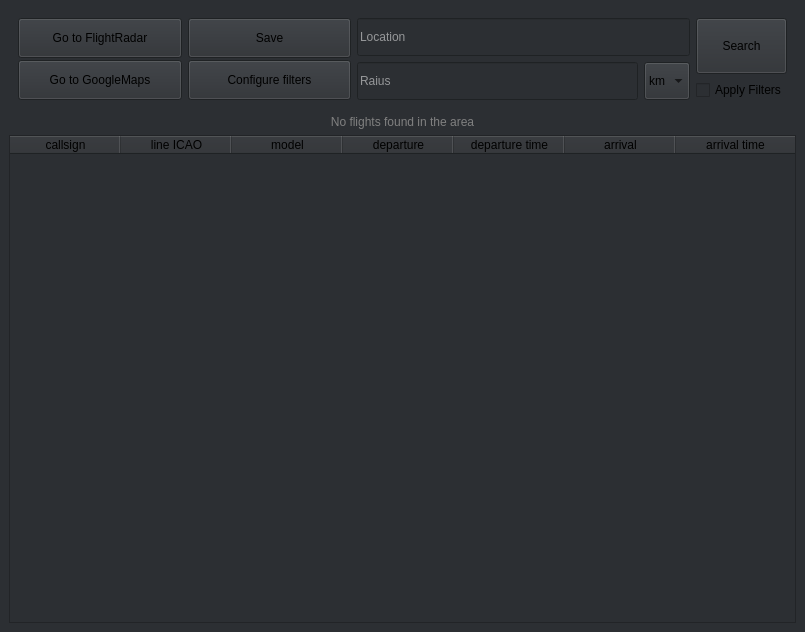
<?xml version="1.0" encoding="UTF-8"?>
<ui version="4.0">
 <class>MainWindow</class>
 <widget class="QMainWindow" name="MainWindow">
  <property name="windowModality">
   <enum>Qt::NonModal</enum>
  </property>
  <property name="enabled">
   <bool>true</bool>
  </property>
  <property name="geometry">
   <rect>
    <x>0</x>
    <y>0</y>
    <width>805</width>
    <height>632</height>
   </rect>
  </property>
  <property name="sizePolicy">
   <sizepolicy hsizetype="Expanding" vsizetype="Expanding">
    <horstretch>0</horstretch>
    <verstretch>0</verstretch>
   </sizepolicy>
  </property>
  <property name="windowTitle">
   <string>FlightsAround</string>
  </property>
  <property name="windowIcon">
   <iconset theme="weather-overcast">
    <normaloff>../../../../../../.designer/backup</normaloff>../../../../../../.designer/backup</iconset>
  </property>
  <property name="autoFillBackground">
   <bool>false</bool>
  </property>
  <property name="inputMethodHints">
   <set>Qt::ImhNone</set>
  </property>
  <widget class="QWidget" name="centralwidget">
   <property name="sizePolicy">
    <sizepolicy hsizetype="Expanding" vsizetype="Expanding">
     <horstretch>0</horstretch>
     <verstretch>0</verstretch>
    </sizepolicy>
   </property>
   <property name="styleSheet">
    <string notr="true">background-color: rgb(44, 47, 51);
font: 10pt &quot;System-ui&quot;;</string>
   </property>
   <layout class="QGridLayout" name="gridLayout">
    <item row="0" column="0">
     <widget class="QWidget" name="horizontalWidget_2" native="true">
      <property name="sizePolicy">
       <sizepolicy hsizetype="Expanding" vsizetype="Expanding">
        <horstretch>0</horstretch>
        <verstretch>0</verstretch>
       </sizepolicy>
      </property>
      <property name="maximumSize">
       <size>
        <width>1000</width>
        <height>100</height>
       </size>
      </property>
      <layout class="QHBoxLayout" name="horizontalLayout_3">
       <item>
        <layout class="QHBoxLayout" name="horizontalLayout_2">
         <item>
          <layout class="QVBoxLayout" name="verticalLayout">
           <property name="spacing">
            <number>2</number>
           </property>
           <item>
            <widget class="QPushButton" name="pushButton_flightRadar">
             <property name="sizePolicy">
              <sizepolicy hsizetype="Expanding" vsizetype="Expanding">
               <horstretch>0</horstretch>
               <verstretch>0</verstretch>
              </sizepolicy>
             </property>
             <property name="styleSheet">
              <string notr="true">font: 10pt &quot;System-ui&quot;;</string>
             </property>
             <property name="text">
              <string>Go to FlightRadar</string>
             </property>
            </widget>
           </item>
           <item>
            <widget class="QPushButton" name="pushButton_googleMaps">
             <property name="sizePolicy">
              <sizepolicy hsizetype="Expanding" vsizetype="Expanding">
               <horstretch>0</horstretch>
               <verstretch>0</verstretch>
              </sizepolicy>
             </property>
             <property name="styleSheet">
              <string notr="true">font: 10pt &quot;System-ui&quot;;</string>
             </property>
             <property name="text">
              <string>Go to GoogleMaps</string>
             </property>
            </widget>
           </item>
          </layout>
         </item>
         <item>
          <layout class="QVBoxLayout" name="verticalLayout_2">
           <property name="spacing">
            <number>2</number>
           </property>
           <item>
            <widget class="QPushButton" name="pushButton_save">
             <property name="sizePolicy">
              <sizepolicy hsizetype="Expanding" vsizetype="Expanding">
               <horstretch>0</horstretch>
               <verstretch>0</verstretch>
              </sizepolicy>
             </property>
             <property name="styleSheet">
              <string notr="true">font: 10pt &quot;System-ui&quot;;</string>
             </property>
             <property name="text">
              <string>Save</string>
             </property>
            </widget>
           </item>
           <item>
            <widget class="QPushButton" name="pushButton_configureFilters">
             <property name="sizePolicy">
              <sizepolicy hsizetype="Expanding" vsizetype="Expanding">
               <horstretch>0</horstretch>
               <verstretch>0</verstretch>
              </sizepolicy>
             </property>
             <property name="styleSheet">
              <string notr="true">font: 10pt &quot;System-ui&quot;;</string>
             </property>
             <property name="text">
              <string>Configure filters</string>
             </property>
            </widget>
           </item>
          </layout>
         </item>
        </layout>
       </item>
       <item>
        <layout class="QVBoxLayout" name="verticalLayout_3">
         <item>
          <widget class="QLineEdit" name="location_edit">
           <property name="sizePolicy">
            <sizepolicy hsizetype="Expanding" vsizetype="Expanding">
             <horstretch>0</horstretch>
             <verstretch>0</verstretch>
            </sizepolicy>
           </property>
           <property name="styleSheet">
            <string notr="true">font: 10pt &quot;System-ui&quot;;
color: white</string>
           </property>
           <property name="inputMethodHints">
            <set>Qt::ImhHiddenText</set>
           </property>
           <property name="placeholderText">
            <string>Location</string>
           </property>
          </widget>
         </item>
         <item>
          <layout class="QHBoxLayout" name="horizontalLayout_4">
           <item>
            <widget class="QLineEdit" name="radius_edit">
             <property name="sizePolicy">
              <sizepolicy hsizetype="Expanding" vsizetype="Expanding">
               <horstretch>0</horstretch>
               <verstretch>0</verstretch>
              </sizepolicy>
             </property>
             <property name="styleSheet">
              <string notr="true">font: 10pt &quot;System-ui&quot;;
color: white</string>
             </property>
             <property name="inputMethodHints">
              <set>Qt::ImhHiddenText</set>
             </property>
             <property name="placeholderText">
              <string>Raius</string>
             </property>
            </widget>
           </item>
           <item>
            <widget class="QComboBox" name="comboBox">
             <property name="sizePolicy">
              <sizepolicy hsizetype="Preferred" vsizetype="Expanding">
               <horstretch>0</horstretch>
               <verstretch>0</verstretch>
              </sizepolicy>
             </property>
             <item>
              <property name="text">
               <string>km</string>
              </property>
             </item>
             <item>
              <property name="text">
               <string>mi</string>
              </property>
             </item>
            </widget>
           </item>
          </layout>
         </item>
        </layout>
       </item>
       <item>
        <layout class="QVBoxLayout" name="verticalLayout_4">
         <item>
          <widget class="QPushButton" name="pushButton_search">
           <property name="sizePolicy">
            <sizepolicy hsizetype="Minimum" vsizetype="Expanding">
             <horstretch>0</horstretch>
             <verstretch>0</verstretch>
            </sizepolicy>
           </property>
           <property name="styleSheet">
            <string notr="true">font: 10pt &quot;System-ui&quot;;</string>
           </property>
           <property name="text">
            <string>Search</string>
           </property>
          </widget>
         </item>
         <item>
          <widget class="QCheckBox" name="checkBox_applyFilters">
           <property name="sizePolicy">
            <sizepolicy hsizetype="Minimum" vsizetype="Fixed">
             <horstretch>0</horstretch>
             <verstretch>0</verstretch>
            </sizepolicy>
           </property>
           <property name="styleSheet">
            <string notr="true">font: 10pt &quot;System-ui&quot;;</string>
           </property>
           <property name="text">
            <string>Apply Filters</string>
           </property>
          </widget>
         </item>
        </layout>
       </item>
      </layout>
     </widget>
    </item>
    <item row="1" column="0">
     <layout class="QVBoxLayout" name="verticalLayout_5">
      <item>
       <widget class="QLabel" name="label">
        <property name="styleSheet">
         <string notr="true">background-color: rgb(44, 47, 51);
font: 15pt &quot;System-ui&quot;;
color: gray;</string>
        </property>
        <property name="text">
         <string>No flights found in the area</string>
        </property>
        <property name="alignment">
         <set>Qt::AlignCenter</set>
        </property>
       </widget>
      </item>
      <item>
       <widget class="QTableWidget" name="flightsTable">
        <property name="showGrid">
         <bool>true</bool>
        </property>
        <attribute name="horizontalHeaderVisible">
         <bool>true</bool>
        </attribute>
        <attribute name="horizontalHeaderCascadingSectionResizes">
         <bool>true</bool>
        </attribute>
        <attribute name="horizontalHeaderDefaultSectionSize">
         <number>111</number>
        </attribute>
        <attribute name="horizontalHeaderShowSortIndicator" stdset="0">
         <bool>true</bool>
        </attribute>
        <attribute name="horizontalHeaderStretchLastSection">
         <bool>true</bool>
        </attribute>
        <column>
         <property name="text">
          <string>callsign</string>
         </property>
        </column>
        <column>
         <property name="text">
          <string>line ICAO</string>
         </property>
        </column>
        <column>
         <property name="text">
          <string>model</string>
         </property>
        </column>
        <column>
         <property name="text">
          <string>departure</string>
         </property>
        </column>
        <column>
         <property name="text">
          <string>departure time</string>
         </property>
        </column>
        <column>
         <property name="text">
          <string>arrival</string>
         </property>
        </column>
        <column>
         <property name="text">
          <string>arrival time</string>
         </property>
        </column>
       </widget>
      </item>
     </layout>
    </item>
   </layout>
  </widget>
 </widget>
 <resources/>
 <connections/>
</ui>
